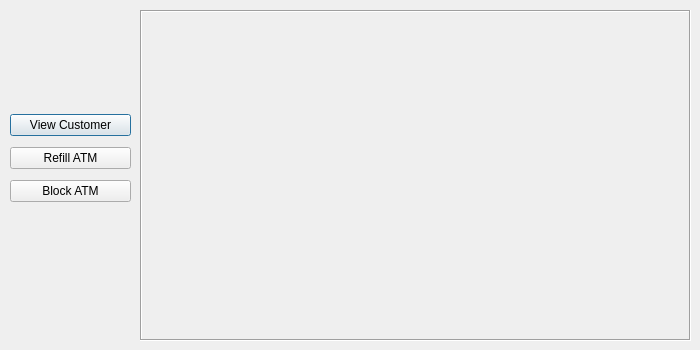
<?xml version="1.0" encoding="UTF-8"?>
<ui version="4.0">
 <class>Administrator</class>
 <widget class="QDialog" name="Administrator">
  <property name="geometry">
   <rect>
    <x>0</x>
    <y>0</y>
    <width>700</width>
    <height>350</height>
   </rect>
  </property>
  <property name="windowTitle">
   <string>Dialog</string>
  </property>
  <widget class="QFrame" name="frame">
   <property name="geometry">
    <rect>
     <x>140</x>
     <y>10</y>
     <width>551</width>
     <height>331</height>
    </rect>
   </property>
   <property name="autoFillBackground">
    <bool>true</bool>
   </property>
   <property name="frameShape">
    <enum>QFrame::Box</enum>
   </property>
   <property name="frameShadow">
    <enum>QFrame::Sunken</enum>
   </property>
  </widget>
  <widget class="QWidget" name="">
   <property name="geometry">
    <rect>
     <x>10</x>
     <y>109</y>
     <width>121</width>
     <height>101</height>
    </rect>
   </property>
   <layout class="QVBoxLayout" name="verticalLayout">
    <item>
     <widget class="QPushButton" name="btnViewInfo">
      <property name="text">
       <string>View Customer</string>
      </property>
     </widget>
    </item>
    <item>
     <widget class="QPushButton" name="btnRefill">
      <property name="text">
       <string>Refill ATM</string>
      </property>
     </widget>
    </item>
    <item>
     <widget class="QPushButton" name="btnBlockATM">
      <property name="text">
       <string>Block ATM</string>
      </property>
     </widget>
    </item>
   </layout>
  </widget>
 </widget>
 <resources/>
 <connections/>
</ui>
